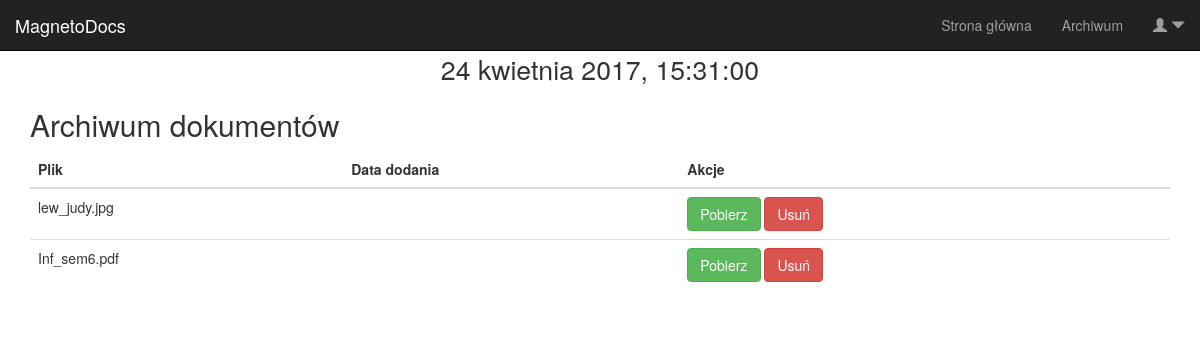
The page /archives/ (signed in) on the database as committed earlier.
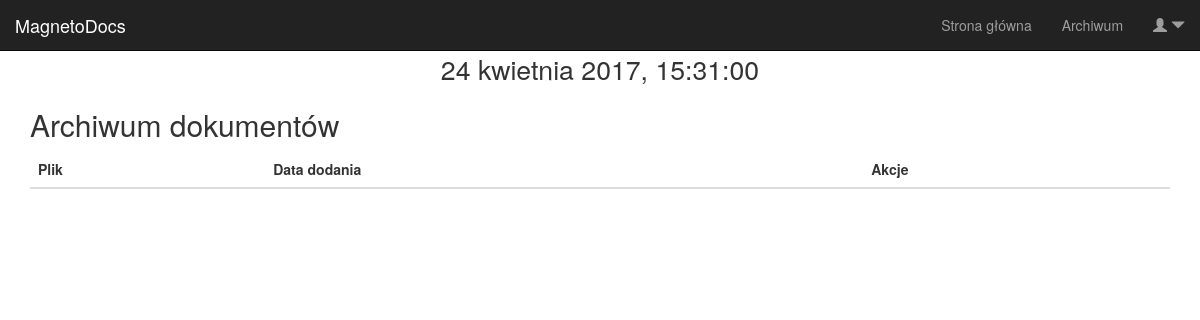
The same page on the database as committed later.
### main_app/models.py (models this page shows)
class Documents(models.Model):
    owner = models.ForeignKey(User, on_delete=models.CASCADE, verbose_name="właściciel")
    file = models.FileField(upload_to=user_directory_path, verbose_name="plik")
    timestamp = models.DateTimeField(default=timezone.now)
    hash = models.CharField(max_length=64, unique=True, db_index=True)
    def filename(self):
        return os.path.basename(self.file.name)

### main_app/views.py (the view)
# urls.py: url(r'^archives/$', views.archives, name='archives'),
@login_required
def archives(request):
    docs = Documents.objects.filter(owner=request.user)
    data = {
        "docs": docs,
        "user": request.user,
        "MEDIA_URL": MEDIA_URL
    }
    return render(request, 'main_app/archives.html', data)

### main_app/templates/main_app/archives.html
{% extends 'main_app/base.html' %}
{% block middle %}
    <div class="row">
        <div class="container">
            <h2>Archiwum dokumentów</h2>
                <table class="table table-hover">
                    <thead>
                        <tr>
                            <th>Plik</th>
                            <th>Data dodania</th>
                            <th>Akcje</th>
                        </tr>
                    </thead>
                    <tbody>
                        {% for doc in docs %}
                            <tr>
                                <td>{{ doc.filename }}</td>
                                <td>{{ doc.date }}</td>
                                <td>
                                    <a href="{{ MEDIA_URL }}{{ doc.file.name }}" class="btn btn-success">Pobierz</a>
                                    <a href="{% url 'main_app:delete_file' doc.id %}" class="btn btn-danger">Usuń</a>
                                </td>
                            </tr>
                        {% endfor %}
                    </tbody>
                </table>
        </div>
    </div>
{% endblock %}

Rows that differ between the two databases and show on the page:
removed Documents: filename "lew_judy.jpg"
removed Documents: filename "Inf_sem6.pdf"
